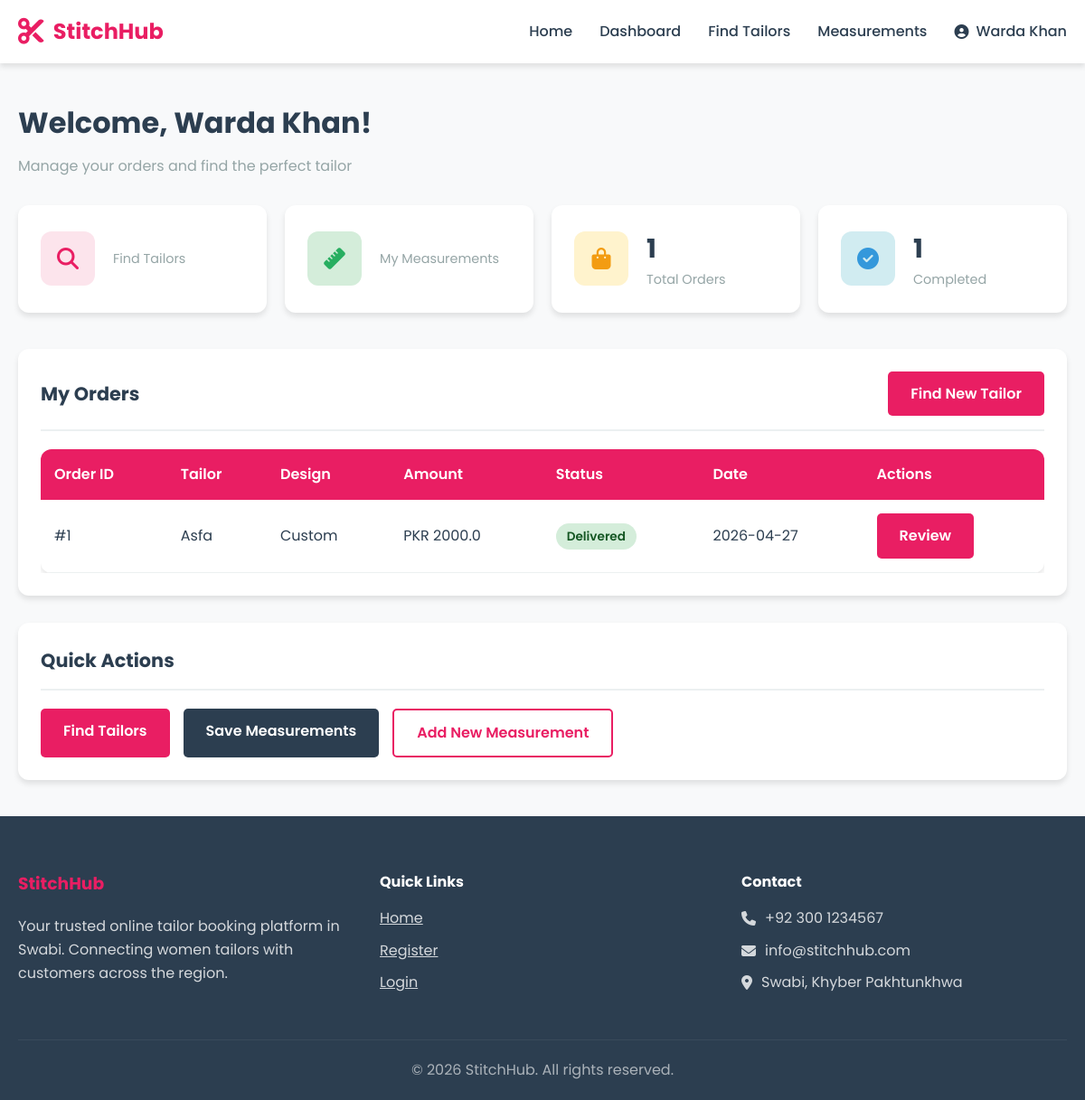
/customer/dashboard (signed in), run on the app's committed database.
### models.py (models this page shows, shortened)
class User(db.Model, UserMixin):
    __tablename__ = 'users'
    id = db.Column(db.Integer, primary_key=True, autoincrement=True)
    name = db.Column(db.String(100), nullable=False)
    email = db.Column(db.String(100), nullable=False, unique=True)
    password = db.Column(db.String(255), nullable=False)
    role = db.Column(db.String(20), nullable=False, default='customer')
    phone = db.Column(db.String(20))
    phone_verified = db.Column(db.Boolean, default=False)
    is_verified = db.Column(db.Boolean, default=False)
    address = db.Column(db.Text)
    bio = db.Column(db.Text)
    profile_pic = db.Column(db.String(255), default='default.png')
    is_active = db.Column(db.Boolean, default=True)
    created_at = db.Column(db.DateTime, default=datetime.utcnow)
    updated_at = db.Column(db.DateTime, default=datetime.utcnow, onupdate=datetime.utcnow)
    orders_placed = db.relationship('Order', foreign_keys='Order.customer_id', lazy='dynamic')
    orders_received = db.relationship('Order', foreign_keys='Order.tailor_id', lazy='dynamic')
    measurements = db.relationship('Measurement', lazy='dynamic')
    tailor_profile = db.relationship('TailorProfile', backref='user', uselist=False)

class Order(db.Model):
    __tablename__ = 'orders'
    id = db.Column(db.Integer, primary_key=True, autoincrement=True)
    customer_id = db.Column(db.Integer, db.ForeignKey('users.id', ondelete='CASCADE'), nullable=False)
    tailor_id = db.Column(db.Integer, db.ForeignKey('users.id', ondelete='CASCADE'), nullable=False)
    design_id = db.Column(db.Integer, db.ForeignKey('designs.id', ondelete='SET NULL'))
    measurement_id = db.Column(db.Integer, db.ForeignKey('measurements.id', ondelete='SET NULL'))
    status = db.Column(db.String(20), default='pending')
    delivery_type = db.Column(db.String(20), default='pickup')
    delivery_address = db.Column(db.Text)
    total_amount = db.Column(db.Float, nullable=False)
    commission_amount = db.Column(db.Float, default=0)
    notes = db.Column(db.Text)
    created_at = db.Column(db.DateTime, default=datetime.utcnow)
    updated_at = db.Column(db.DateTime, default=datetime.utcnow, onupdate=datetime.utcnow)
    payments = db.relationship('Payment', backref='order', lazy='dynamic')
    @property
    def tailor(self):
        return User.query.get(self.tailor_id)
    @property
    def design(self):
        return Design.query.get(self.design_id) if self.design_id else None

### app/routes/customer.py (the view)
@customer_bp.route('/dashboard')
@login_required
@customer_required
def dashboard():
    orders = Order.query.filter_by(customer_id=current_user.id).order_by(Order.created_at.desc()).all()
    return render_template('customer/dashboard.html', orders=orders)

### templates/customer/dashboard.html (shortened to what this page needs)
{% extends "base.html" %}
{% block content %}
<div class="container">
    <div class="dashboard-header">
        <h1>Welcome, {{ current_user.name }}!</h1>
        <p class="text-muted">Manage your orders and find the perfect tailor</p>
    </div>
    <div class="stats-grid">
        <a href="{{ url_for('customer.tailors') }}" class="stat-card" style="text-decoration: none; color: inherit;">
            <div class="stat-icon primary">
                <i class="fas fa-search"></i>
            </div>
            <div class="stat-content">
                <p>Find Tailors</p>
            </div>
        </a>
        <a href="{{ url_for('customer.measurements') }}" class="stat-card" style="text-decoration: none; color: inherit;">
            <div class="stat-icon success">
                <i class="fas fa-ruler"></i>
            </div>
            <div class="stat-content">
                <p>My Measurements</p>
            </div>
        </a>
        <div class="stat-card">
            <div class="stat-icon warning">
                <i class="fas fa-shopping-bag"></i>
            </div>
            <div class="stat-content">
                <h3>{{ orders|length }}</h3>
                <p>Total Orders</p>
            </div>
        </div>
        <div class="stat-card">
            <div class="stat-icon info">
                <i class="fas fa-check-circle"></i>
            </div>
            <div class="stat-content">
                <h3>{{ orders|selectattr('status', 'equalto', 'delivered')|list|length }}</h3>
                <p>Completed</p>
            </div>
        </div>
    </div>
    <div class="card">
        <div class="card-header">
            <h2 class="card-title">My Orders</h2>
            <a href="{{ url_for('customer.tailors') }}" class="btn btn-primary">Find New Tailor</a>
        </div>
        {% if orders %}
        <div class="table-container">
            <table>
                <thead>
                    <tr>
                        <th>Order ID</th>
                        <th>Tailor</th>
                        <th>Design</th>
                        <th>Amount</th>
                        <th>Status</th>
                        <th>Date</th>
                        <th>Actions</th>
                    </tr>
                </thead>
                <tbody>
                    {% for order in orders %}
                    <tr>
                        <td>#{{ order.id }}</td>
                        <td>{{ order.tailor.name }}</td>
                        <td>{{ order.design.title if order.design else 'Custom' }}</td>
                        <td>PKR {{ order.total_amount }}</td>
                        <td>
                            <span class="badge badge-{{ order.status }}">{{ order.status|title }}</span>
                        </td>
                        <td>{{ order.created_at.strftime('%Y-%m-%d') }}</td>
                        <td>
                            {% if order.status == 'delivered' and not order.review %}
                            <a href="{{ url_for('customer.review_order', order_id=order.id) }}" class="btn btn-primary btn-sm">Review</a>
                            {% endif %}
                        </td>
                    </tr>
                    {% endfor %}
                </tbody>
            </table>
        </div>
        {% else %}
        <div class="empty-state">
            <i class="fas fa-shopping-bag"></i>
            <p>No orders yet. <a href="{{ url_for('customer.tailors') }}">Find a tailor</a> to place your first order!</p>
        </div>
        {% endif %}
    </div>
    <div class="card mt-3">
        <div class="card-header">
            <h2 class="card-title">Quick Actions</h2>
        </div>
        <div class="d-flex gap-2" style="flex-wrap: wrap;">
            <a href="{{ url_for('customer.tailors') }}" class="btn btn-primary">Find Tailors</a>
            <a href="{{ url_for('customer.measurements') }}" class="btn btn-secondary">Save Measurements</a>
            <a href="{{ url_for('customer.add_measurement') }}" class="btn btn-outline">Add New Measurement</a>
        </div>
    </div>
</div>
{% endblock %}

### templates/base.html (shortened to what this page needs)
<!DOCTYPE html>
<html lang="en">
<head>
    <link rel="stylesheet" href="{{ url_for('static', filename='css/style.css') }}">
    <link rel="stylesheet" href="https://cdnjs.cloudflare.com/ajax/libs/font-awesome/6.4.0/css/all.min.css">
</head>
<body>
    <nav class="navbar">
        <div class="container">
            <div class="logo">
                <i class="fas fa-scissors"></i>
                <span>StitchHub</span>
            </div>
            <ul class="nav-links">
                <li><a href="{{ url_for('index') }}">Home</a></li>
                {% if current_user.is_authenticated %}
                    {% if current_user.role == 'admin' %}
                        <li><a href="{{ url_for('admin.dashboard') }}">Dashboard</a></li>
                        <li><a href="{{ url_for('admin.tailors') }}">Tailors</a></li>
                        <li><a href="{{ url_for('admin.orders') }}">Orders</a></li>
                    {% elif current_user.role == 'tailor' %}
                        <li><a href="{{ url_for('tailor.dashboard') }}">Dashboard</a></li>
                        <li><a href="{{ url_for('tailor.designs') }}">Designs</a></li>
                        <li><a href="{{ url_for('tailor.orders') }}">Orders</a></li>
                    {% else %}
                        <li><a href="{{ url_for('customer.dashboard') }}">Dashboard</a></li>
                        <li><a href="{{ url_for('customer.tailors') }}">Find Tailors</a></li>
                        <li><a href="{{ url_for('customer.measurements') }}">Measurements</a></li>
                    {% endif %}
                    <li class="user-menu">
                        <a href="#" class="user-toggle">
                            <i class="fas fa-user-circle"></i> {{ current_user.name }}
                        </a>
                    </li>
                {% else %}
                    <li><a href="{{ url_for('auth.login') }}">Login</a></li>
                    <li><a href="{{ url_for('auth.register') }}" class="btn btn-primary">Register</a></li>
                {% endif %}
            </ul>
        </div>
    </nav>
    <main>
        {% block content %}{% endblock %}
    </main>
    <footer class="footer">
        <div class="container">
            <div class="footer-content">
                <div class="footer-section">
                    <h3>StitchHub</h3>
                    <p>Your trusted online tailor booking platform in Swabi. Connecting women tailors with customers across the region.</p>
                </div>
                <div class="footer-section">
                    <h4>Quick Links</h4>
                    <ul>
                        <li><a href="{{ url_for('index') }}">Home</a></li>
                        <li><a href="{{ url_for('auth.register') }}">Register</a></li>
                        <li><a href="{{ url_for('auth.login') }}">Login</a></li>
                    </ul>
                </div>
                <div class="footer-section">
                    <h4>Contact</h4>
                    <p><i class="fas fa-phone"></i> +92 300 1234567</p>
                    <p><i class="fas fa-envelope"></i> info@stitchhub.com</p>
                    <p><i class="fas fa-map-marker-alt"></i> Swabi, Khyber Pakhtunkhwa</p>
                </div>
            </div>
            <div class="footer-bottom">
                <p>&copy; 2026 StitchHub. All rights reserved.</p>
            </div>
        </div>
    </footer>
</body>
</html>

### data on the page
User: name "Warda Khan"
Order: id "1", tailor.name "Asfa", design "Custom", total_amount "2000.0", status "Delivered", created_at "2026-04-27"

### other printed values
{{ orders|length }} "1"
{{ orders|selectattr('status', 'equalto', 'delivered')|list|length }} "1"
